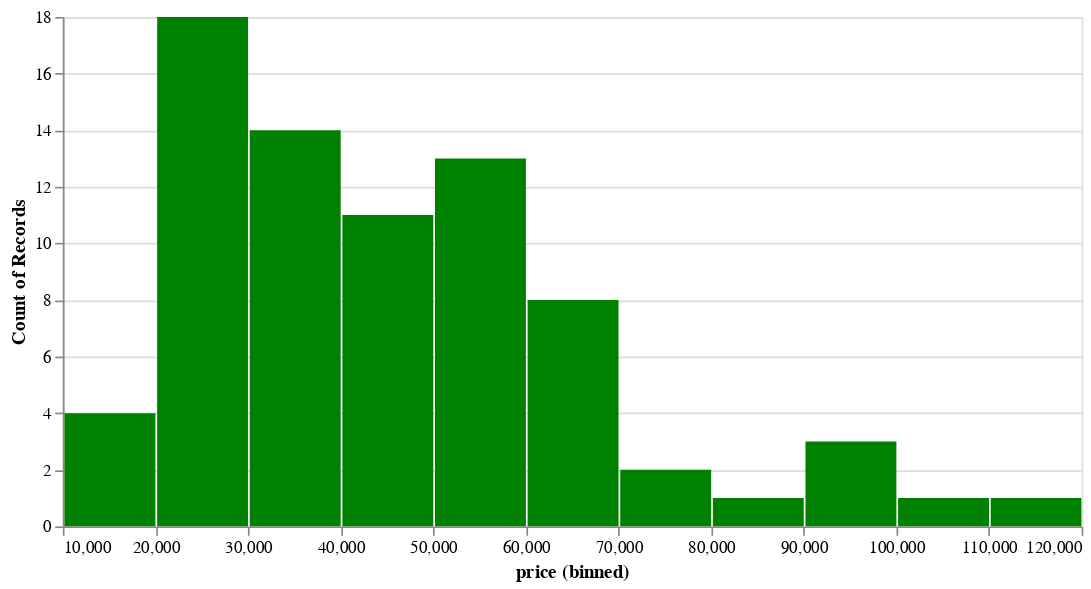

The cell this chart's notebook holds for it:
### Markdown cell above
## Monthly distribution

### Code cell
exp.distribution()

### Figure 1 — Vega specification as saved in the notebook (floating-point values rounded to 4 significant figures)
{"$schema": "https://vega.github.io/schema/vega/v5.json", "data": [{"name": "param_3_store"}, {"name": "source_0", "values": [{"__count": 4, "bin_maxbins_10_price": 10000.0, "bin_maxbins_10_price_end": 20000.0}, {"__count": 14, "bin_maxbins_10_price": 30000.0, "bin_maxbins_10_price_end": 40000.0}, {"__count": 18, "bin_maxbins_10_price": 20000.0, "bin_maxbins_10_price_end": 30000.0}, {"__count": 13, "bin_maxbins_10_price": 50000.0, "bin_maxbins_10_price_end": 60000.0}, {"__count": 11, "bin_maxbins_10_price": 40000.0, "bin_maxbins_10_price_end": 50000.0}, {"__count": 8, "bin_maxbins_10_price": 60000.0, "bin_maxbins_10_price_end": 70000.0}, {"__count": 1, "bin_maxbins_10_price": 80000.0, "bin_maxbins_10_price_end": 90000.0}, {"__count": 2, "bin_maxbins_10_price": 70000.0, "bin_maxbins_10_price_end": 80000.0}, {"__count": 1, "bin_maxbins_10_price": 110000.0, "bin_maxbins_10_price_end": 120000.0}, {"__count": 3, "bin_maxbins_10_price": 90000.0, "bin_maxbins_10_price_end": 100000.0}, {"__count": 1, "bin_maxbins_10_price": 100000.0, "bin_maxbins_10_price_end": 110000.0}]}, {"name": "source_0_y_domain___count", "values": [{"min": 1, "max": 18}]}], "signals": [{"name": "bin_maxbins_10_price_bins", "value": {"fields": ["price"], "fname": "bin_price", "start": 10000.0, "step": 10000.0, "stop": 120000.0}}, {"name": "unit", "value": {}, "on": [{"events": "pointermove", "update": "isTuple(group()) ? group() : unit"}]}, {"name": "param_3", "update": "vlSelectionResolve(\"param_3_store\", \"union\")"}, {"name": "param_3_price", "on": [{"events": [{"source": "view", "type": "dblclick"}], "update": "null"}, {"events": {"signal": "param_3_translate_delta"}, "update": "panLinear(param_3_translate_anchor.extent_x, -param_3_translate_delta.x / width)"}, {"events": {"signal": "param_3_zoom_delta"}, "update": "zoomLinear(domain(\"x\"), param_3_zoom_anchor.x, param_3_zoom_delta)"}]}, {"name": "param_3_tuple", "on": [{"events": [{"signal": "param_3_price"}], "update": "param_3_price ? {unit: \"\", fields: param_3_tuple_fields, values: [param_3_price]} : null"}]}, {"name": "param_3_tuple_fields", "value": [{"field": "price", "channel": "x", "type": "R"}]}, {"name": "param_3_translate_anchor", "value": {}, "on": [{"events": [{"source": "scope", "type": "pointerdown"}], "update": "{x: x(unit), y: y(unit), extent_x: domain(\"x\")}"}]}, {"name": "param_3_translate_delta", "value": {}, "on": [{"events": [{"source": "window", "between": [{"source": "scope", "type": "pointerdown"}, {"source": "window", "type": "pointerup"}], "type": "pointermove", "consume": true}], "update": "{x: param_3_translate_anchor.x - x(unit), y: param_3_translate_anchor.y - y(unit)}"}]}, {"name": "param_3_zoom_anchor", "on": [{"events": [{"source": "scope", "consume": true, "type": "wheel"}], "update": "{x: invert(\"x\", x(unit)), y: invert(\"y\", y(unit))}"}]}, {"name": "param_3_zoom_delta", "on": [{"events": [{"source": "scope", "consume": true, "type": "wheel"}], "update": "pow(1.001, event.deltaY * pow(16, event.deltaMode))", "force": true}]}, {"name": "param_3_modify", "on": [{"events": {"signal": "param_3_tuple"}, "update": "modify(\"param_3_store\", param_3_tuple, true)"}]}], "marks": [{"type": "rect", "name": "marks", "from": {"data": "source_0"}, "encode": {"update": {"fill": {"value": "green"}, "x2": {"field": "bin_maxbins_10_price", "scale": "x", "offset": {"signal": "0.5 + (abs(scale(\"x\", datum[\"bin_maxbins_10_price_end\"]) - scale(\"x\", datum[\"bin_maxbins_10_price\"])) < 0.25 ? -0.5 * (0.25 - (abs(scale(\"x\", datum[\"bin_maxbins_10_price_end\"]) - scale(\"x\", datum[\"bin_maxbins_10_price\"])))) : 0.5)"}}, "x": {"field": "bin_maxbins_10_price_end", "scale": "x", "offset": {"signal": "0.5 + (abs(scale(\"x\", datum[\"bin_maxbins_10_price_end\"]) - scale(\"x\", datum[\"bin_maxbins_10_price\"])) < 0.25 ? 0.5 * (0.25 - (abs(scale(\"x\", datum[\"bin_maxbins_10_price_end\"]) - scale(\"x\", datum[\"bin_maxbins_10_price\"])))) : -0.5)"}}, "y": {"field": "__count", "scale": "y"}, "y2": {"value": 0, "scale": "y"}}}, "style": ["bar"], "interactive": true, "clip": true}], "scales": [{"name": "x", "type": "linear", "domain": {"signal": "[bin_maxbins_10_price_bins.start, bin_maxbins_10_price_bins.stop]"}, "range": [0, {"signal": "width"}], "bins": {"signal": "bin_maxbins_10_price_bins"}, "domainRaw": {"signal": "param_3[\"price\"]"}, "zero": false}, {"name": "y", "type": "linear", "domain": [{"signal": "(data(\"source_0_y_domain___count\")[0] || {}).min"}, {"signal": "(data(\"source_0_y_domain___count\")[0] || {}).max"}], "range": [{"signal": "height"}, 0], "nice": true, "zero": true}], "axes": [{"scale": "y", "tickCount": {"signal": "ceil(height/40)"}, "aria": false, "domain": false, "orient": "left", "maxExtent": 0, "minExtent": 0, "gridScale": "x", "labels": false, "zindex": 0, "ticks": false, "grid": true}, {"scale": "x", "labelOverlap": true, "grid": false, "orient": "bottom", "title": "price (binned)", "labelFlush": true, "tickCount": {"signal": "ceil(width/10)"}, "zindex": 0}, {"scale": "y", "orient": "left", "zindex": 0, "labelOverlap": true, "tickCount": {"signal": "ceil(height/40)"}, "grid": false, "title": "Count of Records"}], "background": "white", "style": "cell", "padding": 5, "height": 300, "width": 600}
